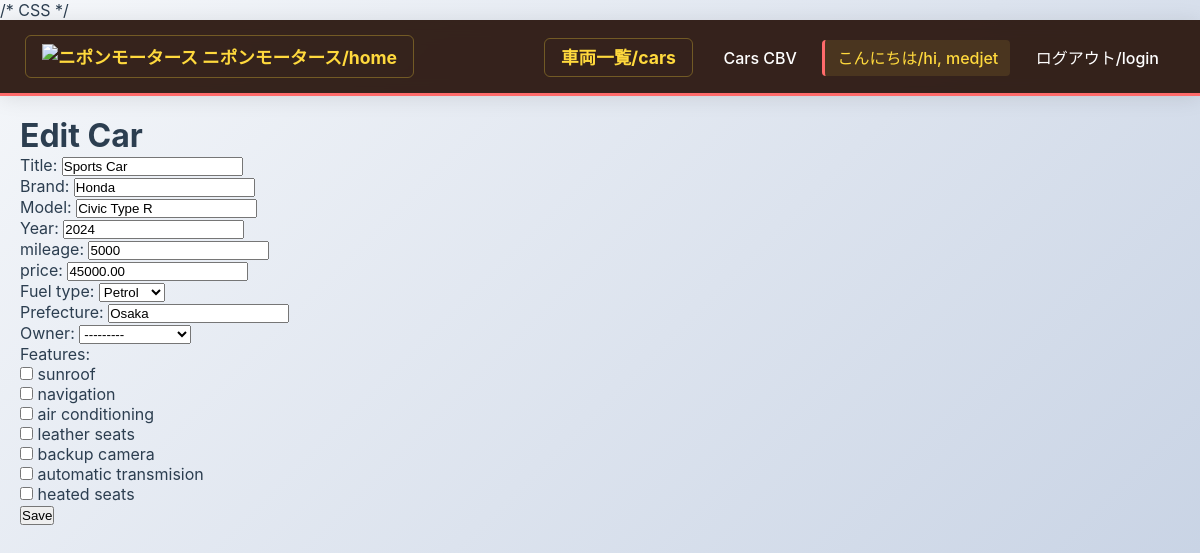
The app's page /cars/car/6/edit/ (signed in), older data.
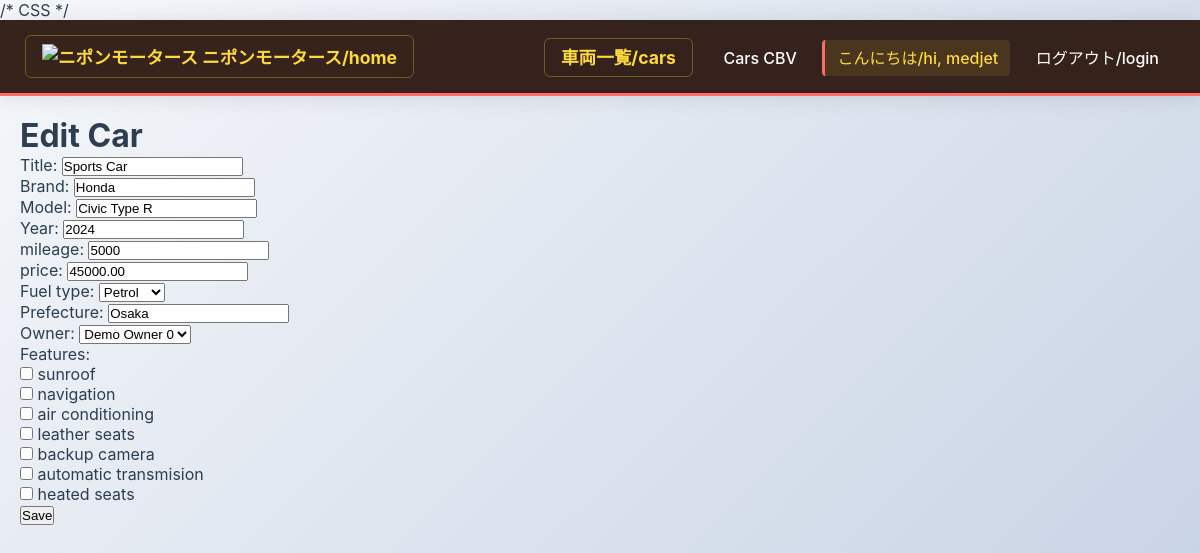
The same page, newer data.
### nipon_cars/models.py (models this page shows, shortened)
class BaseEntity(models.Model): # abstract base model
    title = models.CharField(max_length=200)
    created_at = models.DateTimeField(auto_now_add=True)
    updated_at = models.DateTimeField(auto_now=True)
    class Meta:
        abstract = True

class Car(BaseEntity): # car model
    FUEL_CHOICES = [
        ('PETROL', 'Petrol'),
        ('DIESEL', 'Diesel'),
        ('ELECTRIC', 'Electric'),
        ('HYBRID', 'Hybrid'),
    ]
    brand = models.CharField(max_length=100)
    model = models.CharField(max_length=100)
    year = models.PositiveIntegerField()
    _mileage = models.PositiveIntegerField(db_column='mileage')  # private field with db_column
    _price = models.DecimalField(max_digits=10, decimal_places=2, db_column='price')  # private field with db_column
    fuel_type = models.CharField(max_length=10, choices=FUEL_CHOICES)
    prefecture = models.CharField(max_length=100)
    image = models.ImageField(upload_to='car_images/', null=True, blank=True, validators=[validate_image])  # car image field
    owner = models.ForeignKey(Owner, on_delete=models.SET_NULL, null=True, blank=True, related_name='cars')
    features = models.ManyToManyField(Feature, blank=True, related_name='cars')
    published_by = models.ForeignKey(User, on_delete=models.CASCADE, related_name='published_cars', null=True, blank=True)  # user who published this car
    class Meta:
        ordering = ['-year', 'brand', 'model', ]
    @property
    def price(self):
        return self._price
    @price.setter
    def price(self, value):
        if value is None or value < 0:
            raise ValueError('price must be a a valid number')
        self._price = value
    @property
    def mileage(self):
        return self._mileage
    @mileage.setter
    def mileage(self, new_mileage):
        if new_mileage is None or new_mileage < 0:
            raise ValueError('mileage must be a valid number')
        if hasattr(self, '_mileage') < self._mileage:
            raise ValueError('mileage cannot be decreased')
        self._mileage = new_mileage
    '''
    Notes:
    - baseentity provides title, created_at, updated_at.
    - encapsulation applied to price and mileage (getters, setters).
    - calculate_discount is polymorphic and can be overridden in subclasses if you add special types of cars.
    '''

### nipon_cars/views.py (the view, shortened to what this page needs)
# urls.py: path('car/<int:pk>/edit/', views.CarUpdateView.as_view(), name='car_edit'),
class CarUpdateView(LoginRequiredMixin, UpdateView, BaseView):
    model = Car
    form_class = CarForm
    template_name = 'nipon_cars/car_form.html'
    success_url = reverse_lazy('nipon_cars:car_list')

### nipon_cars/forms.py (shortened to what this page needs)
class CarForm(forms.ModelForm):
    class Meta:
        model = Car
        fields = ['title', 'brand', 'model', 'year', '_mileage', '_price', 'fuel_type', 'prefecture', 'owner', 'features']
        widgets = {
            'features': forms.CheckboxSelectMultiple,
        }

### nipon_cars/models.py (called while the page is built)
    def __str__(self):
        return self.name

    def __str__(self):
        return self.name

### nipon_cars/templates/nipon_cars/car_form.html
{% extends "base.html" %}
{% block content %}
  <h1>{% if form.instance.pk %}Edit Car{% else %}Create Car{% endif %}</h1>
  <form method="post">{% csrf_token %}
    {{ form.as_p }}
    <button type="submit">Save</button>
  </form>
{% endblock %}

Row changes from the older to the newer data that the page shows:
changed Car "Sports Car": owner "---------" → "Demo Owner 0"
